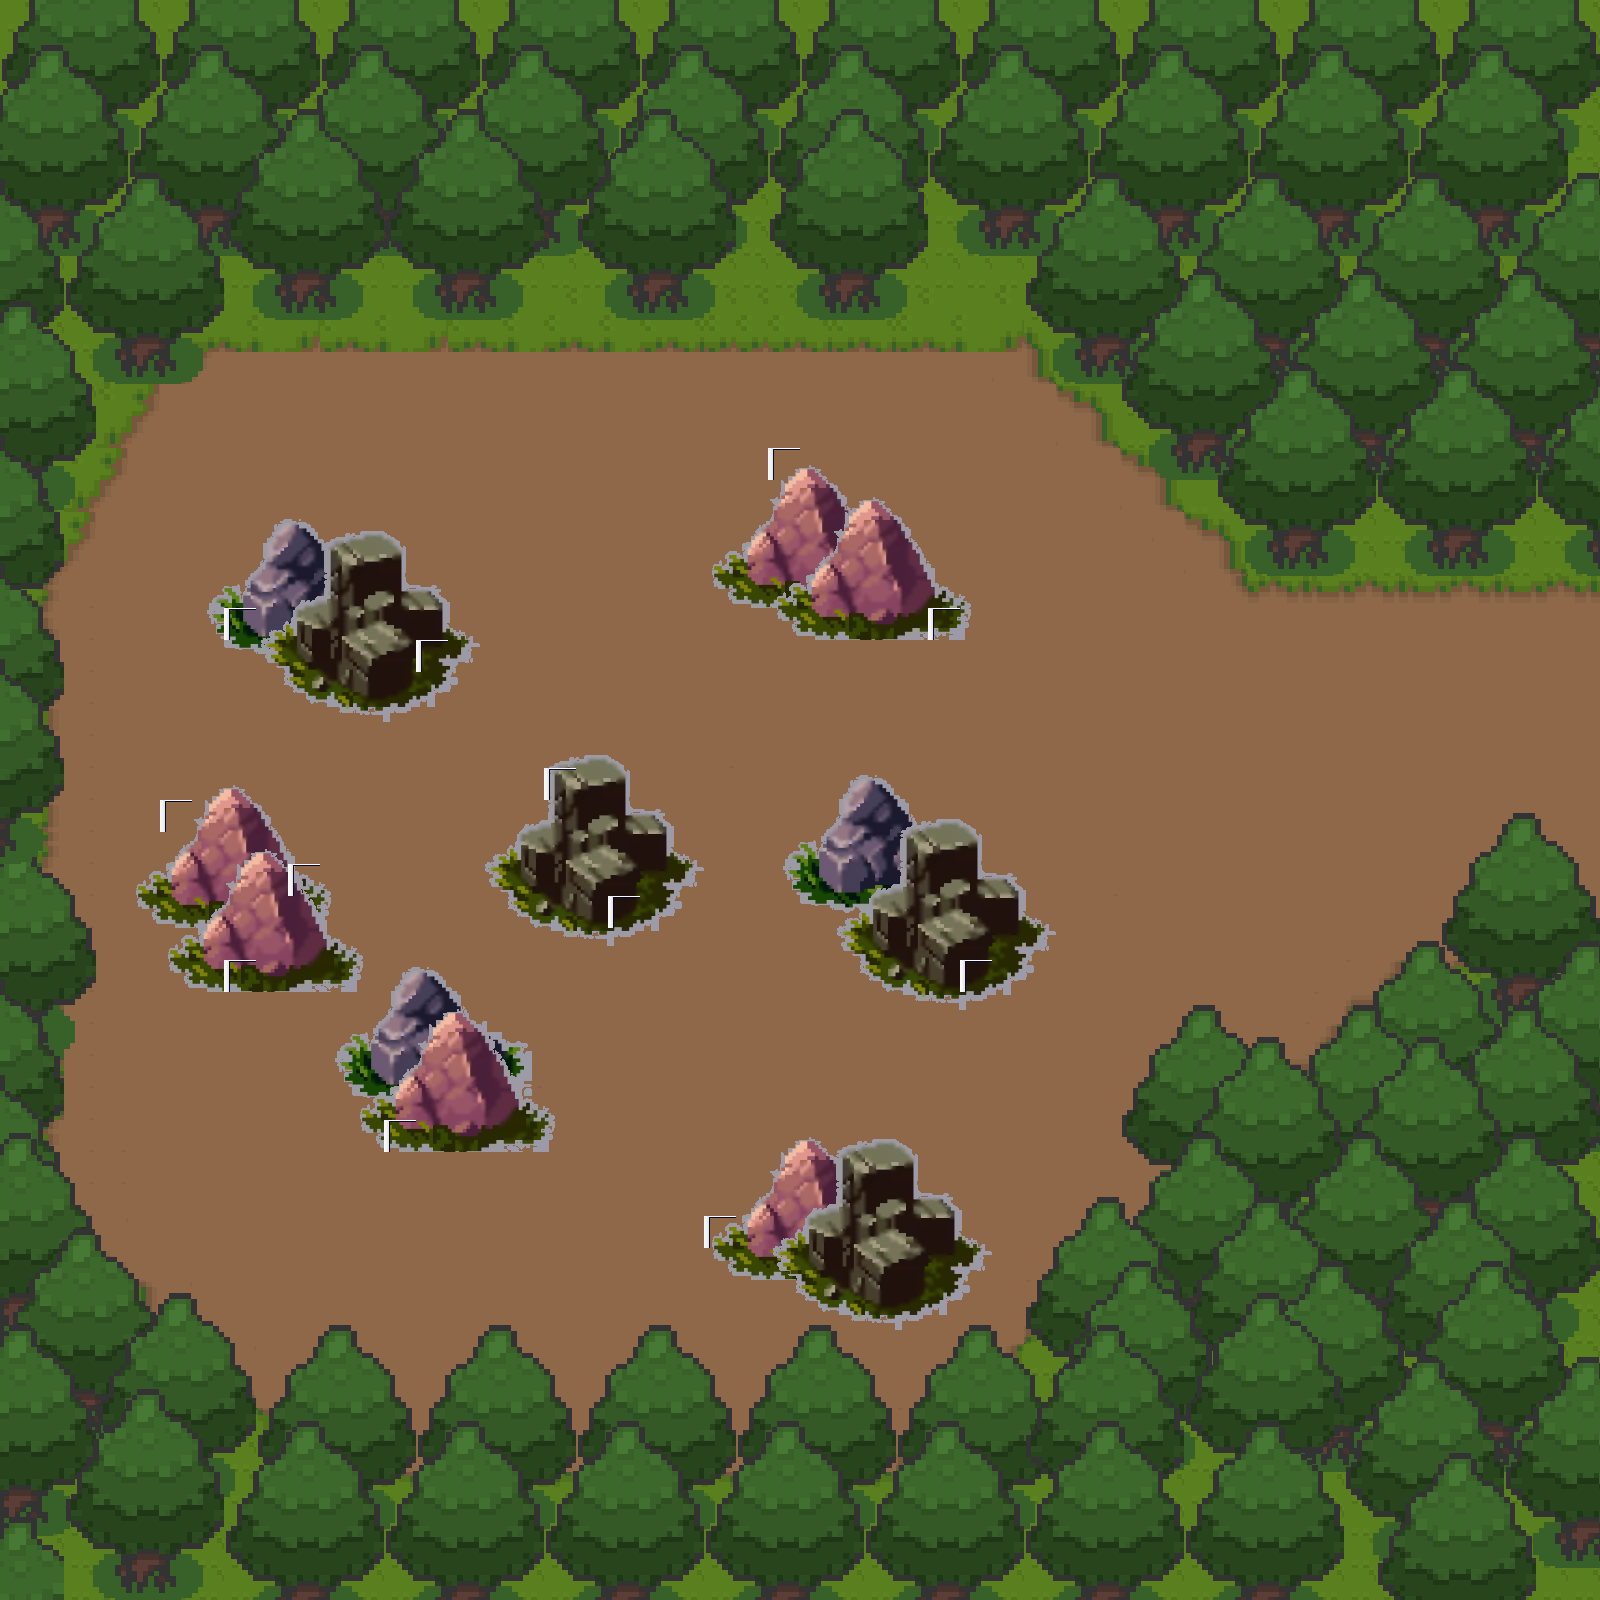

A 2D game scene composited from a Tiled map and its tileset images. What follows is a short description and the map's XML, with each tile layer's data collapsed to a summary:
An orthogonal 50x50 tile map with 32x32 px tiles, 14 tile layers (Collision, sàn, sàn2, sàn3, ...), 10 tilesets.

<map version="1.10" tiledversion="1.11.2" orientation="orthogonal" renderorder="right-down" width="50" height="50" tilewidth="32" tileheight="32" infinite="0" nextlayerid="19" nextobjectid="1">
 <tileset firstgid="1" name="đường mòn2" tilewidth="32" tileheight="32" tilecount="25" columns="5">
  <image source="đường mòn2.png" trans="898989" width="172" height="164" />
 </tileset>
 <tileset firstgid="26" name="đường mòn" tilewidth="32" tileheight="32" tilecount="4" columns="2">
  <image source="đường mòn.jpeg" trans="898989" width="79" height="82" />
 </tileset>
 <tileset firstgid="30" name="cỏ" tilewidth="32" tileheight="32" tilecount="4" columns="2">
  <image source="cỏ.png" trans="898989" width="82" height="83" />
 </tileset>
 <tileset firstgid="34" name="Overworld_Tileset" tilewidth="32" tileheight="32" tilecount="54" columns="9">
  <image source="Overworld_Tileset.png" trans="898989" width="288" height="208" />
  <tile id="3">
   <animation>
    <frame tileid="35" duration="100" />
   </animation>
  </tile>
 </tileset>
 <tileset firstgid="88" name="đường mòn3" tilewidth="32" tileheight="32" tilecount="25" columns="5">
  <image source="đường mòn3.png" trans="898989" width="171" height="174" />
 </tileset>
 <tileset firstgid="113" name="đường mòn4" tilewidth="32" tileheight="32" tilecount="25" columns="5">
  <image source="đường mòn4.png" trans="898989" width="171" height="171" />
 </tileset>
 <tileset firstgid="138" name="tree" tilewidth="32" tileheight="32" tilecount="35" columns="5">
  <image source="tree.png" trans="898989" width="175" height="245" />
 </tileset>
 <tileset firstgid="173" name="bling" tilewidth="32" tileheight="32" tilecount="4" columns="2">
  <image source="bling.png" trans="898989" width="74" height="74" />
 </tileset>
 <tileset firstgid="177" name="nhấp nháy" tilewidth="32" tileheight="32" tilecount="153" columns="17">
  <image source="nhấp nháy.png" trans="0a032e" width="567" height="303" />
  <tile id="0">
   <animation>
    <frame tileid="73" duration="100" />
    <frame tileid="75" duration="200" />
    <frame tileid="77" duration="200" />
    <frame tileid="79" duration="200" />
    <frame tileid="81" duration="200" />
    <frame tileid="83" duration="100" />
   </animation>
  </tile>
 </tileset>
 <tileset firstgid="330" name="đá" tilewidth="32" tileheight="32" tilecount="272" columns="17">
  <image source="đá.png" trans="9c9aa6" width="562" height="539" />
 </tileset>
 <layer id="12" name="Collision" width="50" height="50">
  <data>[2500 cells, 372 non-empty, 2 distinct tile ids]</data>
 </layer>
 <layer id="1" name="sàn" width="50" height="50">
  <data>[2500 cells, 2500 non-empty, 24 distinct tile ids]</data>
 </layer>
 <layer id="11" name="sàn2" width="50" height="50">
  <data>[2500 cells, 264 non-empty, 88 distinct tile ids]</data>
 </layer>
 <layer id="17" name="sàn3" width="50" height="50">
  <data>[2500 cells, 406 non-empty, 112 distinct tile ids]</data>
 </layer>
 <layer id="18" name="lóng lánh" width="50" height="50">
  <data>[2500 cells, 12 non-empty, 1 distinct tile ids]</data>
 </layer>
 <layer id="2" name="cây2" width="50" height="50">
  <data>[2500 cells, 306 non-empty, 35 distinct tile ids]</data>
 </layer>
 <layer id="3" name="cây3" width="50" height="50">
  <data>[2500 cells, 413 non-empty, 35 distinct tile ids]</data>
 </layer>
 <layer id="4" name="cây4" width="50" height="50">
  <data>[2500 cells, 294 non-empty, 35 distinct tile ids]</data>
 </layer>
 <layer id="5" name="cây5" width="50" height="50">
  <data>[2500 cells, 196 non-empty, 35 distinct tile ids]</data>
 </layer>
 <layer id="6" name="cây6" width="50" height="50">
  <data>[2500 cells, 245 non-empty, 35 distinct tile ids]</data>
 </layer>
 <layer id="7" name="cây7" width="50" height="50">
  <data>[2500 cells, 259 non-empty, 35 distinct tile ids]</data>
 </layer>
 <layer id="8" name="cây8" width="50" height="50">
  <data>[2500 cells, 350 non-empty, 35 distinct tile ids]</data>
 </layer>
 <layer id="9" name="cây9" width="50" height="50">
  <data>[2500 cells, 331 non-empty, 35 distinct tile ids]</data>
 </layer>
 <layer id="10" name="cây10" width="50" height="50">
  <data>[2500 cells, 85 non-empty, 30 distinct tile ids]</data>
 </layer>
</map>
